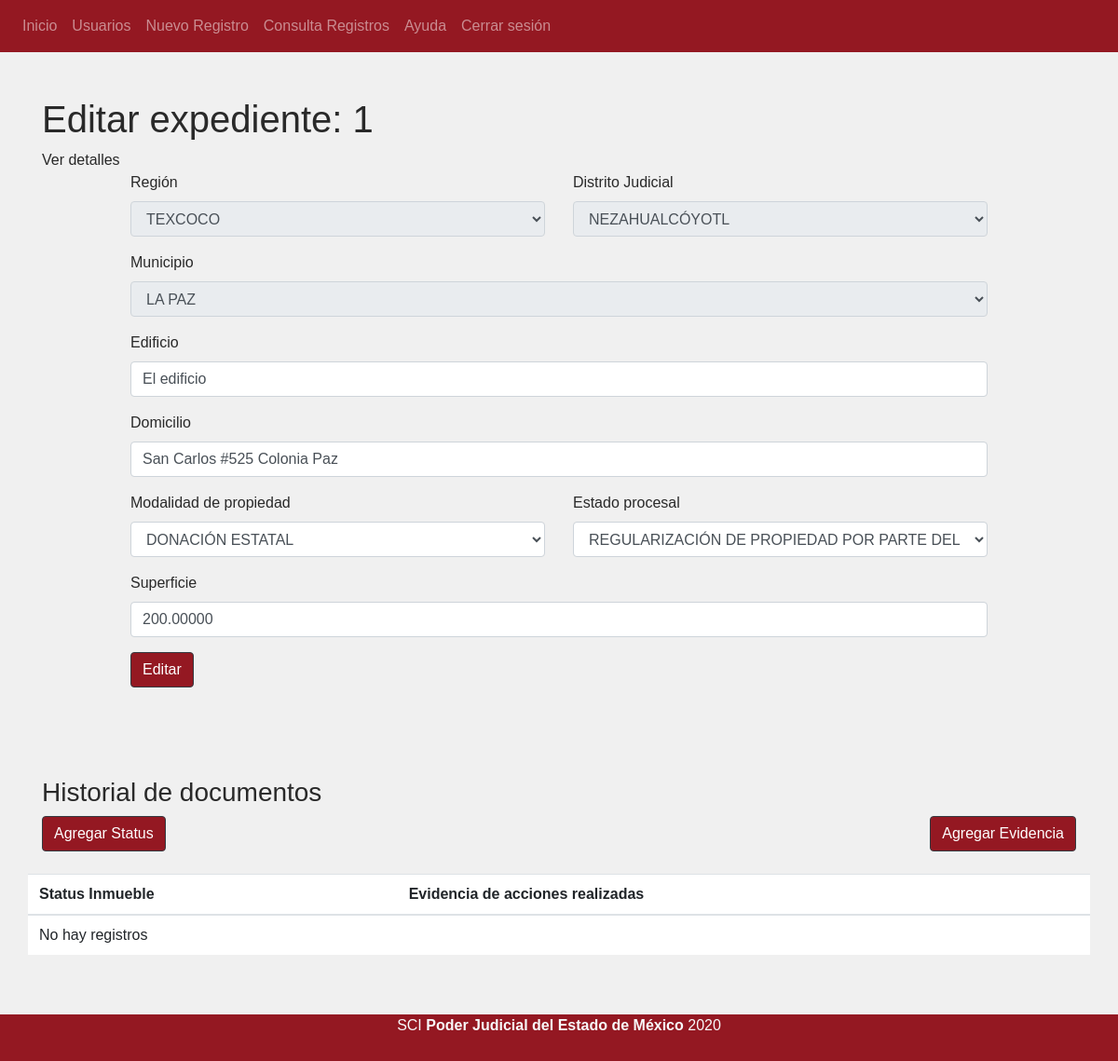
The app's page /consulta/VerRegistro/2 (signed in), older data.
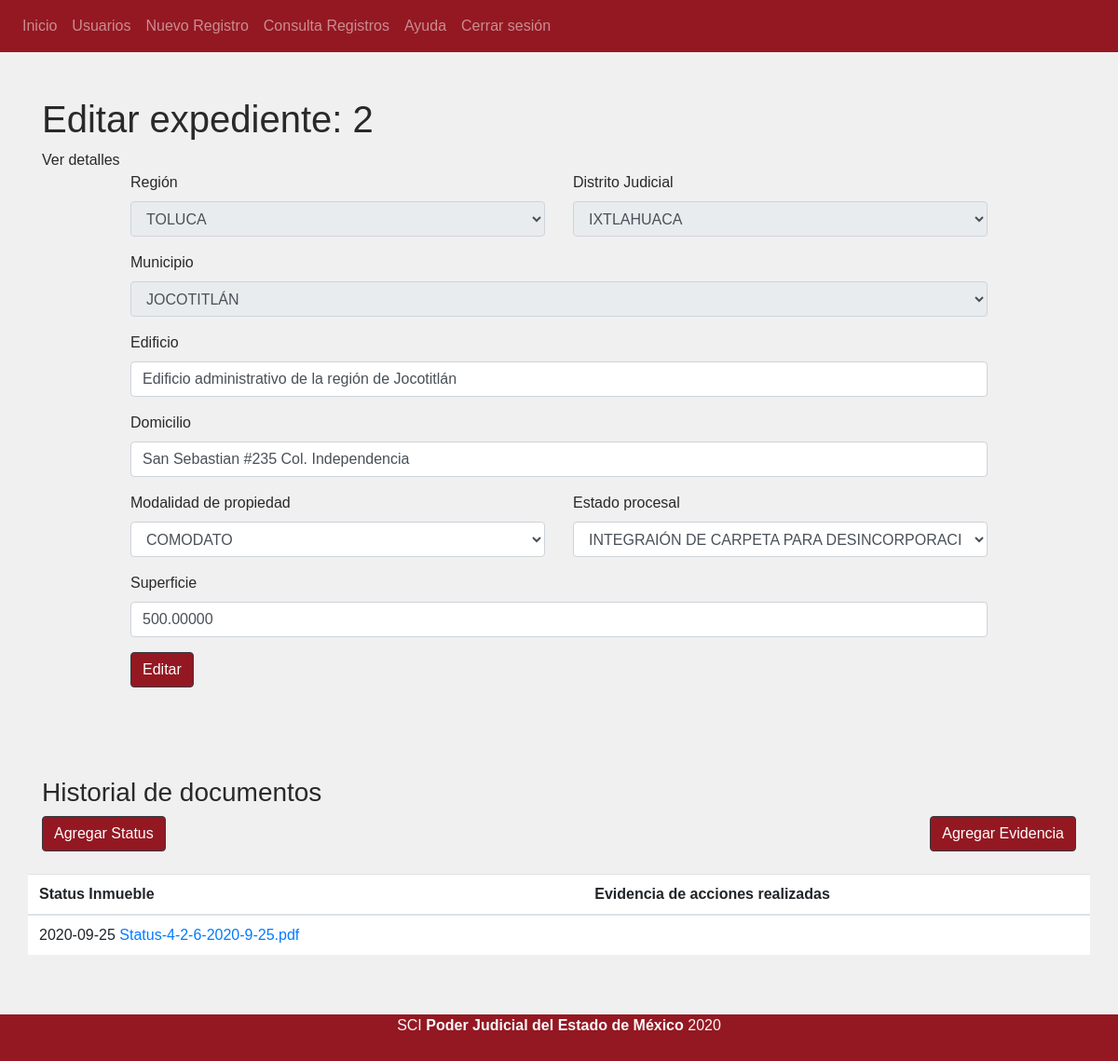
The same page, newer data.
### tables this page shows
CREATE TABLE `registro_inmuebles` (
  `id` int(11) NOT NULL,
  `no_expediente` int(11) NOT NULL,
  `id_region` int(11) NOT NULL,
  `id_distrito_judicial` int(11) NOT NULL,
  `id_municipio` int(11) NOT NULL,
  `edificio` varchar(100) NOT NULL,
  `domicilio` varchar(100) NOT NULL,
  `id_modalidad_prop` int(11) NOT NULL,
  `id_estado_proc` int(11) NOT NULL,
  `superficie` decimal(50,5) NOT NULL,
  `id_usuario` int(11) NOT NULL,
  `fecha_generada` date NOT NULL,
  `fecha_mod` date NOT NULL,
  `id_user_mod` int(11) NOT NULL
);

CREATE TABLE `doc_status` (
  `id` int(11) NOT NULL,
  `nombre` varchar(50) NOT NULL,
  `fecha` date NOT NULL,
  `id_usuario` int(11) NOT NULL,
  `no_expediente` int(11) NOT NULL
);

### index.php (called while the page is built, shortened)
<?php
    require_once 'config/database.php';
    $app = new App();
?>

### config/database.php (called while the page is built, shortened)
<?php
class DataBase{
    private $host;
    private $user;
    private $pass;
    private $charset;
    function __construct(){
        $this->host = constant('HOST');
        $this->db = constant('DB');
        $this->user = constant('USER');
        $this->pass = constant('PASS');
        $this->charset = constant('CHARSET');
    }
    function conn(){
        try {
            $connection = "mysql:host=" . $this->host . ";dbname=" . $this->db . ";charset=" . $this->charset;
            $options = [
                PDO::ATTR_ERRMODE => PDO::ERRMODE_EXCEPTION,
                PDO::ATTR_EMULATE_PREPARES => false,
            ];
            $pdo = new PDO($connection, $this->user, $this->pass, $options);
            return $pdo;
        } catch (PDOException $e) {
            print_r("Error: " . $e->getMessage());
        }
    }
}
?>

### model/consultaModel.php (called while the page is built, shortened)
<?php
require_once 'model/classes/Region.class.php';
class ConsultaModel extends Model{
    public function getNombreDistrito($idDistrito){
        $queryString = "SELECT nombre from  distritos_judiciales WHERE id = :id";
        try {
            $query = $this->db->conn()->prepare($queryString);
            if ( $query->execute(['id' => $idDistrito ]) ){
                $distrito = $query->fetchObject();
                return $distrito;
            }else{
                return null;
            }
        } catch (PDOException $e) {
            return null;
            print ("Error: " . $e->getMessage());
        }
    }
    public function getNombreMunicipio($id ){
        $queryString = "SELECT nombre from municipios WHERE id = :id";
        try {
            $query = $this->db->conn()->prepare($queryString);
            if ( $query->execute(['id' => $id] ) ){
                $distrito = $query->fetchObject();
                return $distrito;
            }else{
                return null;
            }
        } catch (PDOException $e) {
            return null;
            print ("Error: " . $e->getMessage());
        }
    }
    public function getModalidades(){
        $modalidades = [];
        $stringQuery = "SELECT * FROM modalidad_propiedad";
        try{
            $query = $this->db->conn()->prepare($stringQuery);
            if ($query->execute()){
                while ($row = $query->fetchObject() ){
                    array_push($modalidades, $row);
                }
                return $modalidades;
            }else{
                return null;
            }
        } catch (PDOException $e) {
            return null;
        }
    }
    public function getEstadosProc(){
        $estadosProc = [];
        $stringQuery = "SELECT * FROM estado_procesal";
        try {
            $query= $this->db->conn()->prepare($stringQuery);
            if( $query->execute() ){
                while ($row = $query->fetchObject() ) {
                    array_push($estadosProc, $row);
                }
                return $estadosProc;
            }else{
                return null;
            }
        } catch (PDOexception $e) {
            return null;
        }
    }
    public function getById($id_registro){
        $stringQuery = "SELECT * FROM registro_inmuebles WHERE id = :id";
        try {
            $query = $this->db->conn()->prepare($stringQuery);
            if ( $query->execute( ['id' => $id_registro] ) ){
                $row = $query->fetchObject();
                $idDistrito = $row->id_distrito_judicial;
                $nombreDistrito = $this->getNombreDistrito($idDistrito)->nombre;
                $row->{"nombreDistrito"} = $nombreDistrito;
                $idMunicipio = $row->id_municipio;
                $nombreMunicipio = $this->getNombreMunicipio($idMunicipio)->nombre;
                $row->{"nombreMunicipio"} = $nombreMunicipio;
                return $row;
            }else{
                print "Fallo al ejecutar";
                return null;
            }
        } catch (PDOException $e) {
            print "Error -> " . $e->getMessage();
            return null;
        }
    }
    public function getDocStatus($noExpediente){
        $documentos =[];
        $stringQuery = "SELECT nombre, fecha, no_expediente FROM doc_status WHERE  no_expediente = :noExpediente ORDER BY `doc_status`.`id` DESC";
        try {
            $query = $this->db->conn()->prepare($stringQuery);
            if ($query->execute( ['noExpediente' => $noExpediente] ) ) {
                while($row = $query->fetch() ){
                    array_push($documentos, $row);
                }
                return $documentos;
            }else{
                print ("Error al consultar documentos");
               return false;
            }
        } catch (PDOException $e) {
            print "Error -> " . $e->getMessage();
            return false;
        }
    }
}

### view/consulta/detalle.php (the view, shortened to what the changed rows need)
<!DOCTYPE html>
<html lang="es">
<head>
</head>
<body>
    <?php require_once 'view/header.php'; ?>
    <div class="container py-5 mb-5">
        <div id="main">
            <h1 class="center">Editar expediente: <?php echo $this->registro->no_expediente; ?> </h1>
        </div>
        <div class="center">
            <?php
            if (isset($this->mensaje)) {
                echo $this->mensaje;
            } else {
                echo "Ver detalles";
            }
            ?>
        </div>
        <div class="row">
            <div class="col-md-10 mx-auto">
                <form action="<?php echo constant('URL') . 'consulta/editarRegistro/' . $this->registro->id; ?>" method="POST" enctype="multipart/form-data">
                    <div class="form-group row">
                        <div class="col-sm-6">
                            <label for="region">Región</label>
                            <select class="form-control" name="region" id="region" class="region" required disabled>
                                <?php
                                $region = new Region();
                                $id_region = $this->registro->id_region;
                                echo $region->cargaSelectRol($id_region);
                                ?>
                            </select>
                        </div>
                        <div class="col-sm-6">
                            <label for="distrito">Distrito Judicial </label>
                            <select class="form-control" name="distrito" id="distrito" class="registro" required disabled>
                                <option value="0">
                                    <?php
                                    echo $this->registro->nombreDistrito;
                                    ?>
                                </option>
                            </select>
                        </div>
                    </div>
                    <div class="form-group">
                        <label for="municipio">Municipio</label>
                        <select class="form-control" name="municipio" id="municipio" required disabled>
                            <option value="0">
                                <?php
                                echo $this->registro->nombreMunicipio;
                                ?>
                            </option>
                        </select>
                    </div>
                    <div class="form-group">
                        <label for="edificio">Edificio</label>
                        <input class="form-control" type="text" name="edificio" id="edificio" maxlength="100" value="<?php echo $this->registro->edificio; ?>" required>
                    </div>
                    <div class="form-group">
                        <label for="domicilio">Domicilio</label>
                        <input class="form-control" type="text" name="domicilio" id="domicilio" maxlength="100" value="<?php echo $this->registro->domicilio; ?>" required>
                    </div>
                    <div class="form-group row">
                        <div class="col-sm-6">
                            <label for="modalidad">Modalidad de propiedad</label>
                            <select class="form-control" name="modalidad" id="modalidad" required>
                                <?php
                                foreach ($this->modalidades as $modalidad) {
                                    if ($this->registro->id_modalidad_prop == $modalidad->id) {
                                ?>
                                        <option selected value="<?php echo $modalidad->id ?>">
                                            <?php
                                            echo $modalidad->nombre;
                                            ?>
                                        </option>
                                <?php
                                    }
                                }
                                ?>
                            </select>
                        </div>
                        <div class="col-sm-6">
                            <label for="estado_proc">Estado procesal</label>
                            <select class="form-control" name="estado_proc" id="estado_proc" required>
                                <?php
                                foreach ($this->estados_proc as $estado_proc) {
                                    if ($this->registro->id_estado_proc == $estado_proc->id) {
                                ?>
                                        <option selected value="<?php echo $estado_proc->id ?>">
                                            <?php
                                            echo $estado_proc->nombre;
                                            ?>
                                            </>
                                <?php
                                    }
                                }
                                ?>
                            </select>
                        </div>
                    </div>
                    <div class="form-group">
                        <label for="superficie">Superficie</label>
                        <input class="form-control" type="text" name="superficie" id="superficie" maxlength="100" value="<?php echo $this->registro->superficie; ?>" required>
                    </div>
                    <input class="btn btn-dark bg-red-pj" type="submit" value="Editar">
                </form>
            </div>
        </div>
    </div>
    <div class="container  mb-5 ">
        <div class="row">
            <div class="col clearfix mb-4">
                <h3>Historial de documentos</h3>
                <a href="#" class="btn btn-dark bg-red-pj float-left" data-toggle="modal" data-target="#modalStatus" >Agregar Status</a>
                <a href="#" class="btn btn-dark bg-red-pj float-right ">Agregar Evidencia</a>
            </div>
            <table class="table tabala-documentos">
                <thead>
                    <tr>
                        <th>Status Inmueble</th>
                        <th>Evidencia de acciones realizadas</th>
                    </tr>
                </thead>
                <tbody>
                    <?php
                    if ($this->docStatus) {
                        foreach ($this->docStatus as $documentoStatus) {
                    ?>
                            <tr>
                                <td>
                                    <?php
                                    echo $documentoStatus['fecha'];
                                    ?>
                                    <a href="<?php echo constant('URL') . 'resources/archivosStatus/' . $documentoStatus['nombre']; ?> " target="_blank">
                                        <?php
                                        echo $documentoStatus['nombre'];
                                        ?>
                                    </a>
                                </td>
                            </tr>
                        <?php
                        }
                    } else {
                        ?>
                        <tr>
                            <td>
                                <?php
                                echo "No hay registros";
                                ?>
                            </td>
                        </tr>
                    <?php
                    }
                    ?>
                </tbody>
            </table>
        </div>
    </div>
    <?php require_once 'view/footer.php'; ?>
</body>
</html>

Row changes from the older to the newer data that the page shows:
removed registro_inmuebles: no_expediente "1", region "TEXCOCO", edificio "El edificio", domicilio "San Carlos #525 Colonia Paz", superficie "200.00000"
added registro_inmuebles: no_expediente "2", region "TOLUCA", edificio "Edificio administrativo de la región de Jocotitlán", domicilio "San Sebastian #235 Col. Independencia", superficie "500.00000"
added doc_status: fecha "2020-09-25", nombre "Status-4-2-6-2020-9-25.pdf"
Text that changed along with them:
form field distrito: "NEZAHUALCÓYOTL" → "IXTLAHUACA"
form field municipio: "LA PAZ" → "JOCOTITLÁN"
form field modalidad: "DONACIÓN ESTATAL" → "COMODATO"
form field estado_proc: "REGULARIZACIÓN DE PROPIEDAD POR PARTE DEL DONADOR" → "INTEGRAIÓN DE CARPETA PARA DESINCORPORACIÓN"
text no longer shown: "No hay registros"
